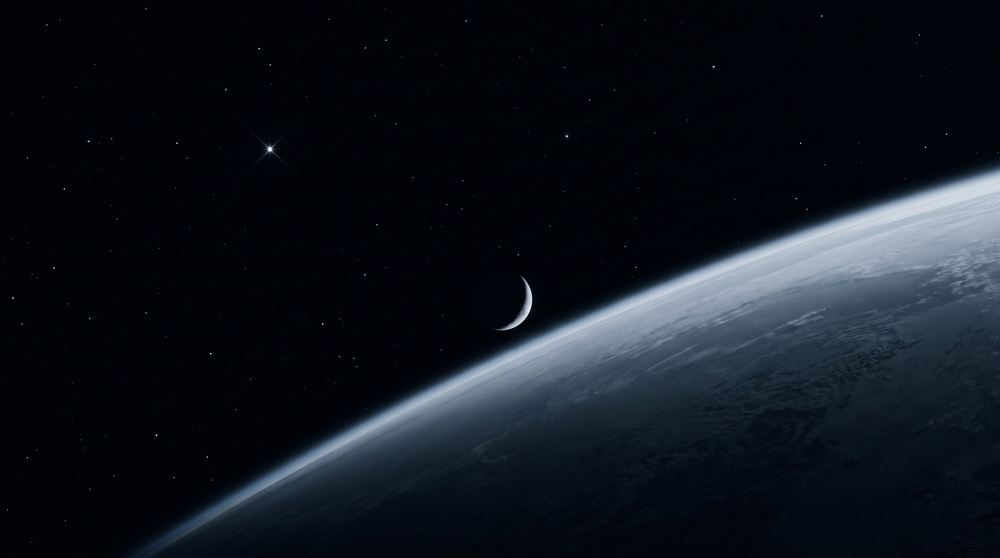
#> input picture media/v3/direccion/M1a.jpg, 1000 x 558 px, shrunk from 2752 x 1536 before the run
$ python trace.py ../../media/v3/direccion/M1a.jpg ../../media/v3/direccion/M2a.jpg ../../media/v3/direccion/M2a.jpg
#> lines starting #> are read from the running program, lines starting #| are printed output that depends on the picture; after the words box and inside, x2 and y2 are one past the last pixel; in counts of white or black regions, pixels touching at a corner belong together
import sys, numpy as np, potrace
from PIL import Image
from skimage import measure, morphology

def load_mask(path, fg_bright, up=4):
#> called with path = '../../media/v3/direccion/M1a.jpg', fg_bright = False, up = 4
    im = Image.open(path).convert('L')
    w,h = im.size
#> w = 1000; h = 558
    im = im.resize((w*up,h*up), Image.LANCZOS)
#> im: PIL image 4000x2232 L
    a = np.asarray(im).astype(float)
    from scipy.ndimage import gaussian_filter
    a = gaussian_filter(a, 1.2*up)
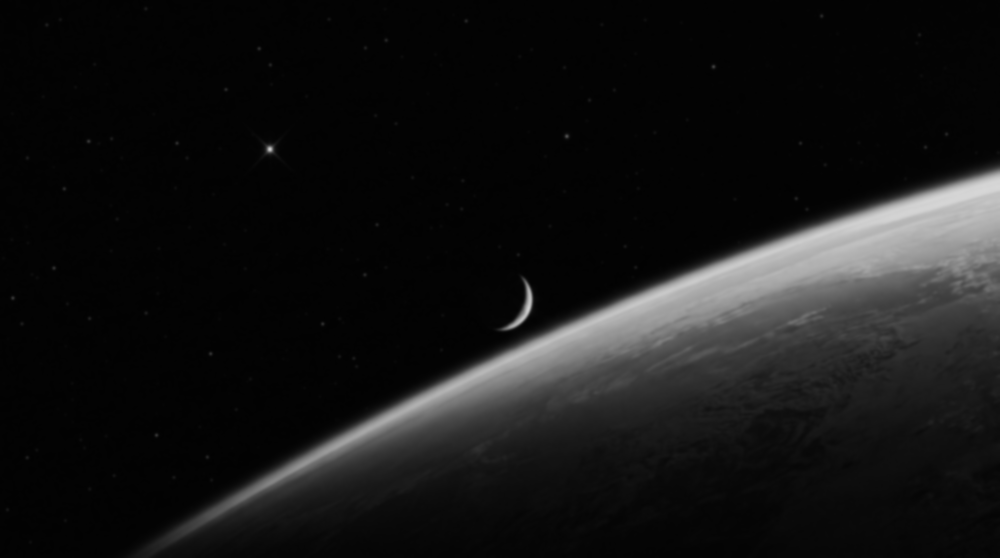
#> a: shape (2232, 4000) float64 (shown at 1/4 size); min 2.05, max 215.2, mean 21.7
    m = a > 128 if fg_bright else a < 128
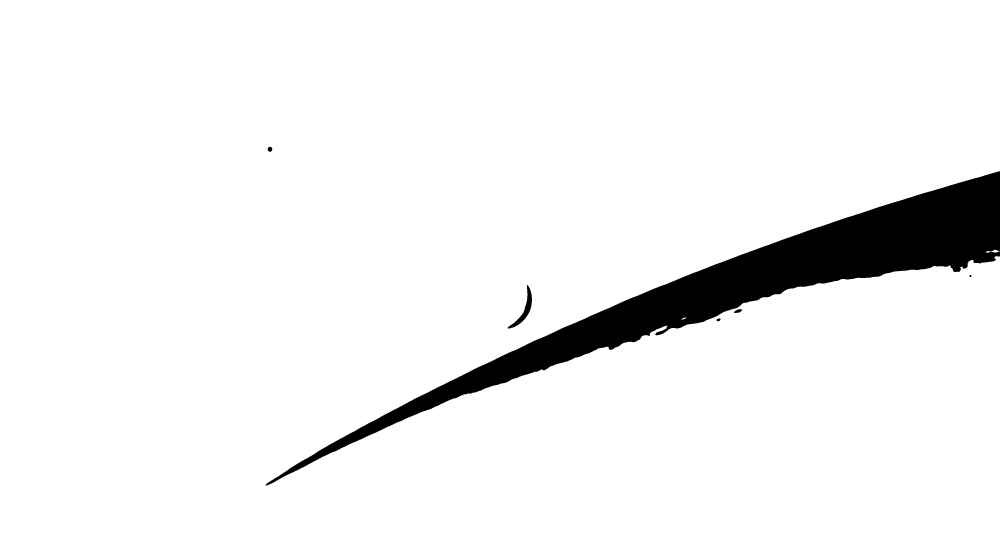
#> m: shape (2232, 4000) bool (shown at 1/4 size); 94.5% white; 6 black regions, box (x1, y1, x2, y2) and area: (1062, 685, 4000, 1942) 485936, (2030, 1140, 2128, 1314) 3547, (2936, 1237, 2968, 1252) 309, (1071, 587, 1089, 607) 287, (2866, 1274, 2882, 1285) 132, (3878, 1100, 3886, 1108) 52
    m = morphology.remove_small_objects(m, 64*up*up)
    m = morphology.remove_small_holes(m, 64*up*up)
#> m: shape (2232, 4000) bool; 94.5% white; 2 black regions, box (x1, y1, x2, y2) and area: (1062, 685, 4000, 1942) 486318, (2030, 1140, 2128, 1314) 3547
    return m, up

def to_path(mask, scale):
    bm = potrace.Bitmap(~mask)  # potracer traza los False
    pl = bm.trace(turdsize=20, turnpolicy=potrace.POTRACE_TURNPOLICY_MINORITY, alphamax=1.0, opticurve=True, opttolerance=0.4)
    d=[]
    f=lambda p: f"{p.x/scale:.2f} {p.y/scale:.2f}"
    for c in pl:
        d.append("M"+f(c.start_point))
        for s in c.segments:
            if s.is_corner: d.append("L"+f(s.c)+"L"+f(s.end_point))
            else: d.append("C"+f(s.c1)+" "+f(s.c2)+" "+f(s.end_point))
        d.append("Z")
    return "".join(d)

def bbox(mask):
    ys,xs=np.nonzero(mask); return xs.min(),ys.min(),xs.max()+1,ys.max()+1

if __name__=='__main__':
    src, out, mode = sys.argv[1], sys.argv[2], sys.argv[3]
    mask, up = load_mask(src, mode=='bright')
#> up = 4
    lab = measure.label(mask, connectivity=2)
#> lab: shape (2232, 4000) int32; values 0 (black) and 1 (white), 94.5% white; 2 black regions
    props = sorted(measure.regionprops(lab), key=lambda p:p.bbox[1])
#> props = 1 regions; box (x1, y1, x2, y2) and area: (0, 0, 4000, 2232) 8438135
    for p in props: print('comp', p.label, 'bbox', [v//up for v in p.bbox], 'area', p.area//(up*up))
#> this loop made 1 pass
#| comp 1 bbox [0, 0, 558, 1000] area 527383.0
    x0,y0,x1,y1 = bbox(mask)
#> x0 = 0; y0 = 0; x1 = 4000; y1 = 2232
    pad=0
    P=16
    sub = np.pad(mask[y0:y1, x0:x1], P)
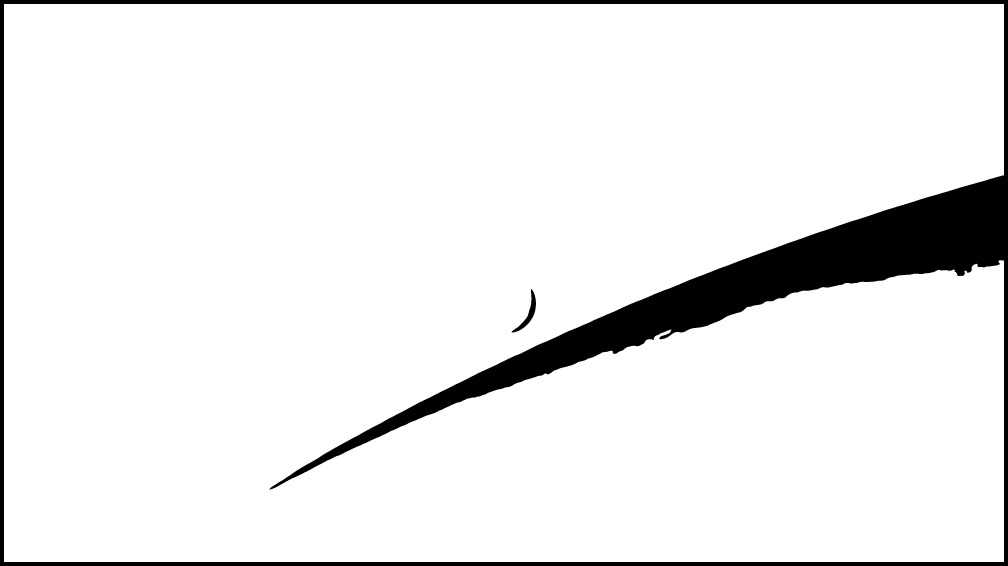
#> sub: shape (2264, 4032) bool (shown at 1/4 size); 92.4% white; 2 black regions, box (x1, y1, x2, y2) and area: (0, 0, 4032, 2264) 686766, (2046, 1156, 2144, 1330) 3547
    x0-=P; y0-=P; x1+=P; y1+=P
#> after `x0 -= P`: x0 = -16
#> after `y0 -= P`: y0 = -16
#> after `x1 += P`: x1 = 4016
#> after `y1 += P`: y1 = 2248
    np.save(out+'.npy', np.array([x0,y0,x1,y1,up]))
    d = to_path(sub, up)
#> (the run stopped early here; a loop or call above may not have finished)

$ run again, on media/v3/direccion/M3a.jpg
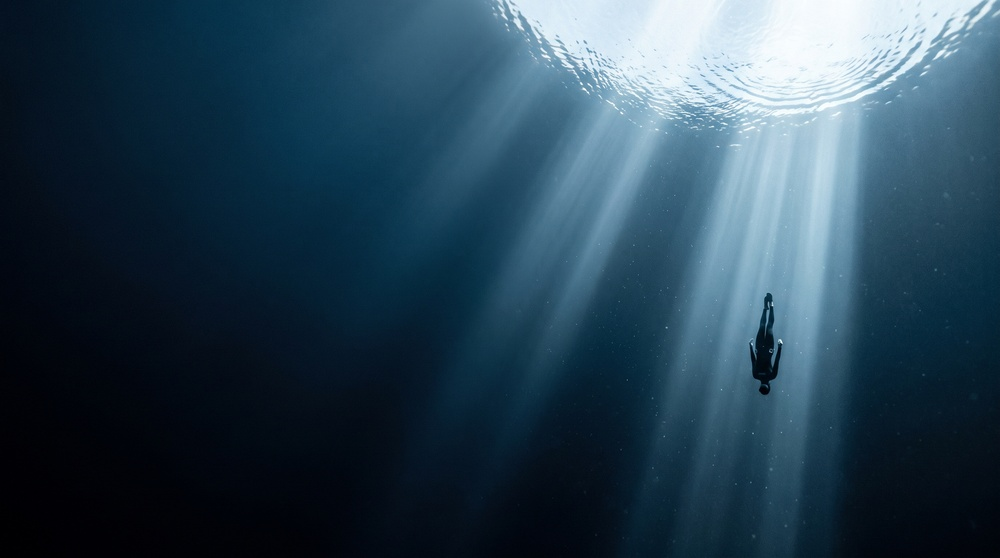
#> input picture media/v3/direccion/M3a.jpg, 1000 x 558 px, shrunk from 2752 x 1536 before the run
#> in load_mask, `m = a > 128 if fg_bright else a < 128`:
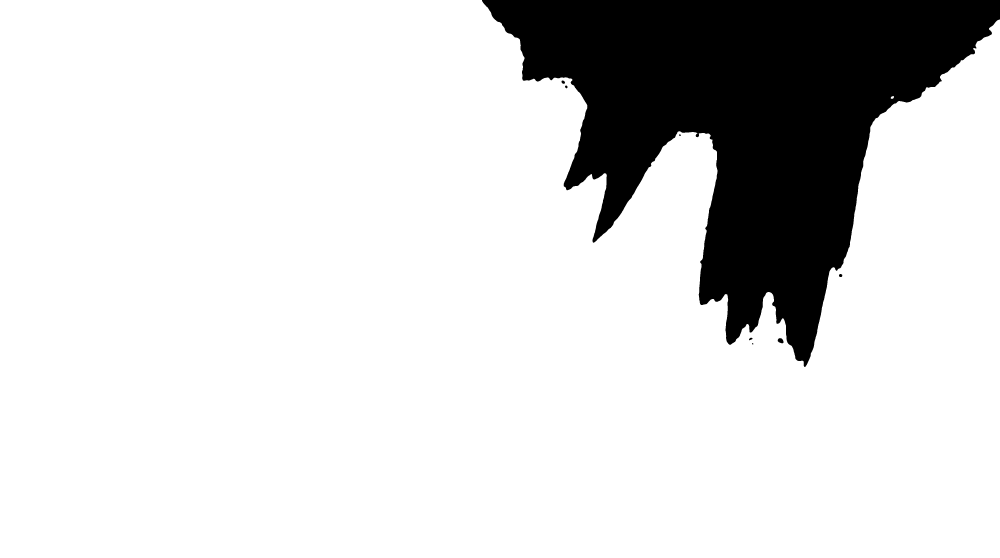
#> m: shape (2232, 4000) bool (shown at 1/4 size); 84.5% white; 8 black regions, largest, box (x1, y1, x2, y2) and area: (1928, 0, 4000, 1468) 1383673, (3111, 1353, 3134, 1373) 349, (2246, 322, 2260, 335) 136
#> up = 4
#> lab: shape (2232, 4000) int32; values 0 (black) and 1 (white), 84.5% white; 1 black region
#> props = 1 regions; box (x1, y1, x2, y2) and area: (0, 0, 4000, 2232) 7544221
#> the loop `for p in props: print('comp', p.label, 'bbox', [v//up for v in p.bbox]..` made 1 pass
#| comp 1 bbox [0, 0, 558, 1000] area 471513.0
#> `x0,y0,x1,y1 = bbox(mask)`: x0 = 0; x1 = 4000; y1 = 2232
#> `sub = np.pad(mask[y0:y1, x0:x1], P)`:
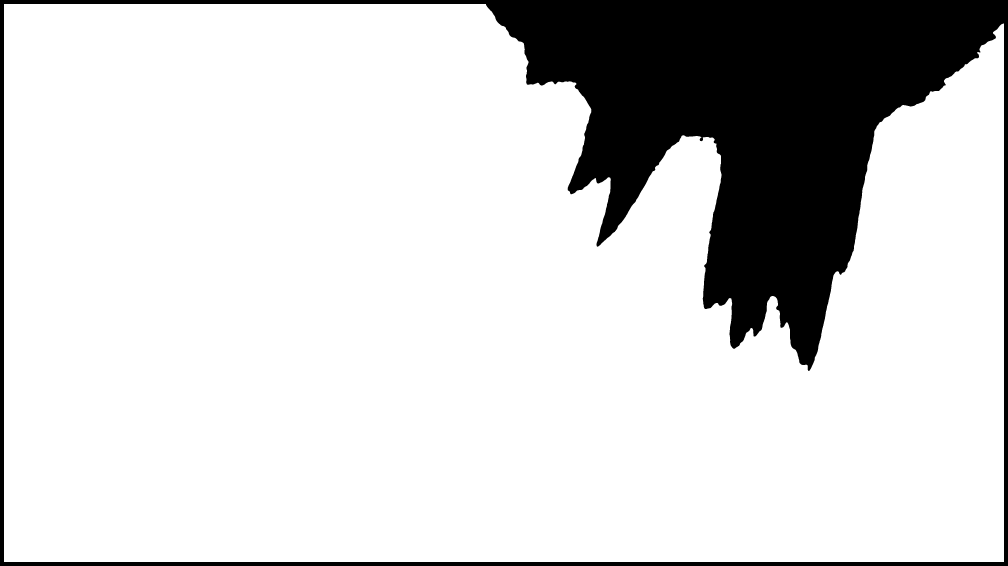
#> sub: shape (2264, 4032) bool (shown at 1/4 size); 82.6% white; 1 black region, box (x1, y1, x2, y2) and area: (0, 0, 4032, 2264) 1584227
#> `x0 -= P`: x0 = -16
#> `x1 += P`: x1 = 4016
#> `y1 += P`: y1 = 2248

$ run again, on media/v3/direccion/M5a.jpg
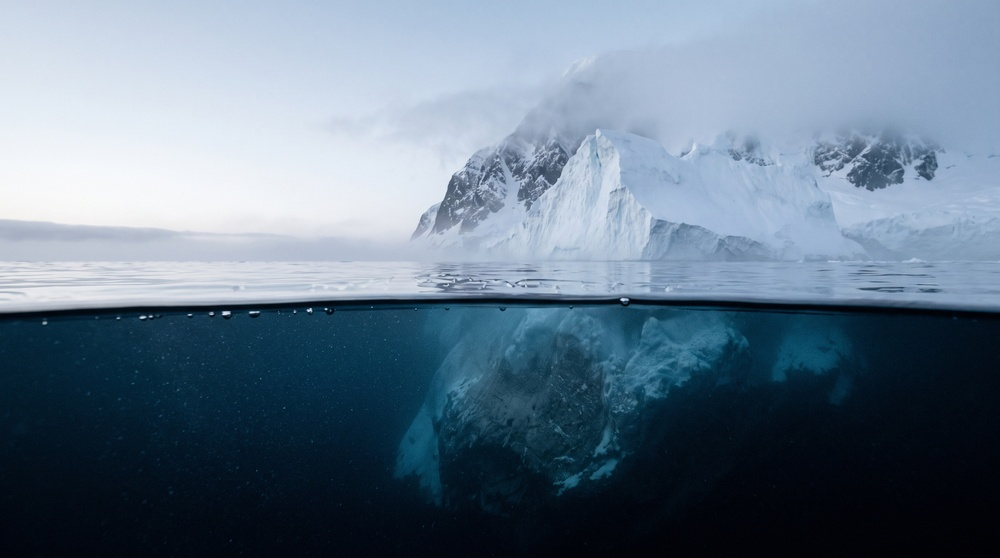
#> input picture media/v3/direccion/M5a.jpg, 1000 x 558 px, shrunk from 2752 x 1536 before the run
#> in load_mask, `m = morphology.remove_small_objects(m, 64*up*up)`:
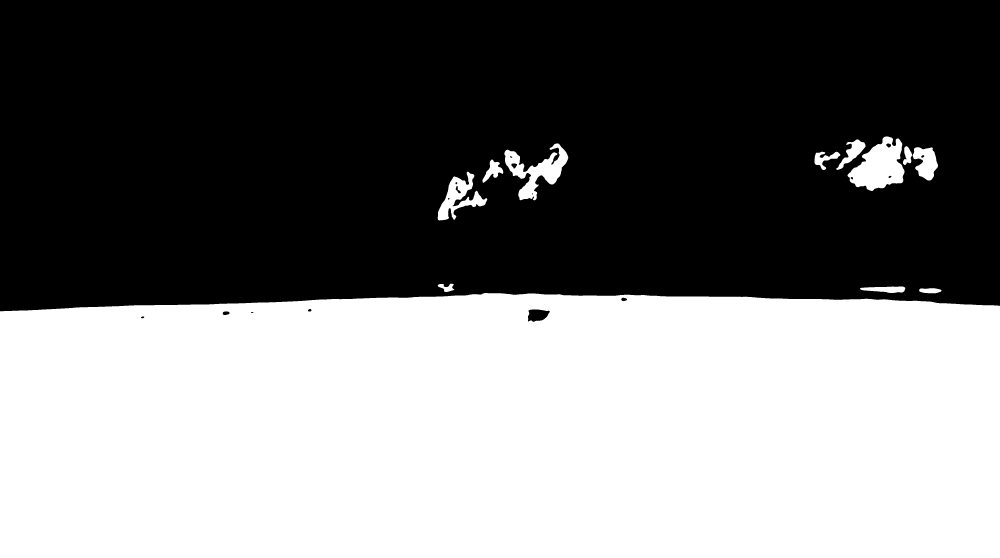
#> m: shape (2232, 4000) bool (shown at 1/4 size); 47.2% white; 12 white regions, largest, box (x1, y1, x2, y2) and area: (0, 1172, 4000, 2232) 4120017, (3390, 546, 3618, 764) 29846, (2017, 574, 2273, 801) 21988
#> up = 4
#> lab: shape (2232, 4000) int32; 13 distinct labels, from 0 to 12
#> props = 12 regions; largest, box (x1, y1, x2, y2) and area: (0, 1172, 4000, 2232) 4120769, (3390, 546, 3618, 764) 30204, (2017, 574, 2273, 801) 22348, (1751, 687, 1949, 882) 15091, (3650, 589, 3752, 722) 8867
#> the loop `for p in props: print('comp', p.label, 'bbox', [v//up for v in p.bbox]..` made 12 passes
#| comp 12 bbox [293, 0, 558, 1000] area 257548.0
#| comp 8 bbox [171, 437, 220, 487] area 943.0
#| comp 9 bbox [283, 437, 292, 454] area 73.0
#| comp 7 bbox [159, 482, 182, 503] area 205.0
#| comp 3 bbox [143, 504, 200, 568] area 1396.0
#> (further printed lines are left out)
#> `x0,y0,x1,y1 = bbox(mask)`: x0 = 0; y0 = 546; x1 = 4000; y1 = 2232
#> `sub = np.pad(mask[y0:y1, x0:x1], P)`:
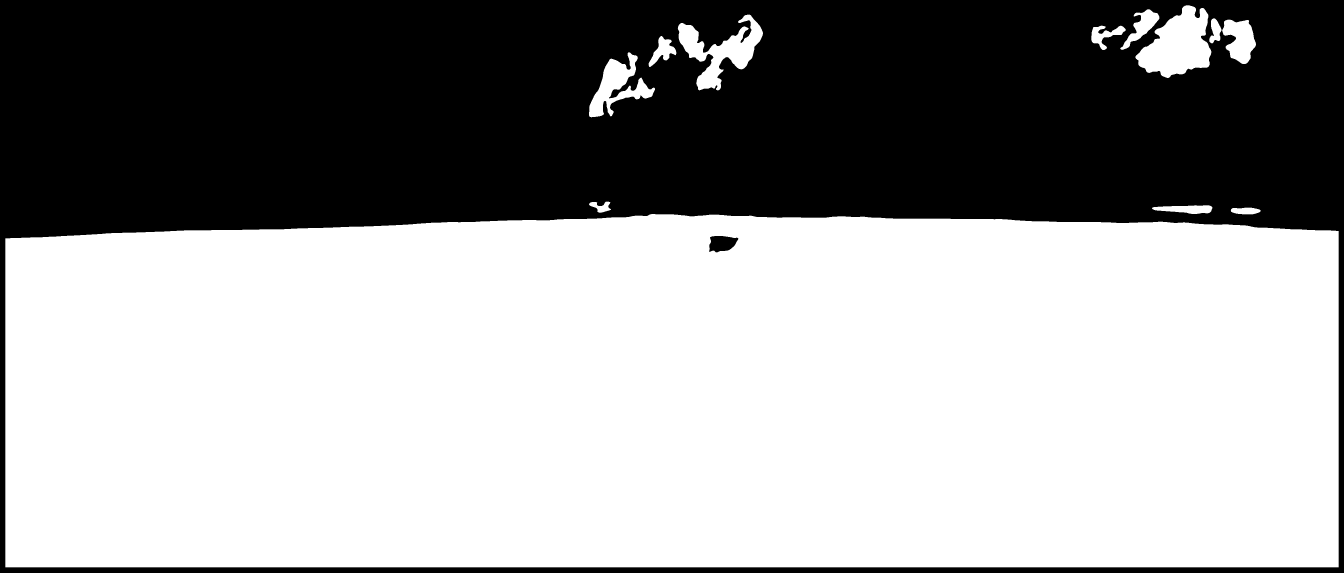
#> sub: shape (1718, 4032) bool (shown at 1/3 size); 60.9% white; 2 black regions, box (x1, y1, x2, y2) and area: (0, 0, 4032, 1718) 2707587, (2128, 708, 2215, 757) 3221
#> `x0 -= P`: x0 = -16
#> `y0 -= P`: y0 = 530
#> `x1 += P`: x1 = 4016
#> `y1 += P`: y1 = 2248
